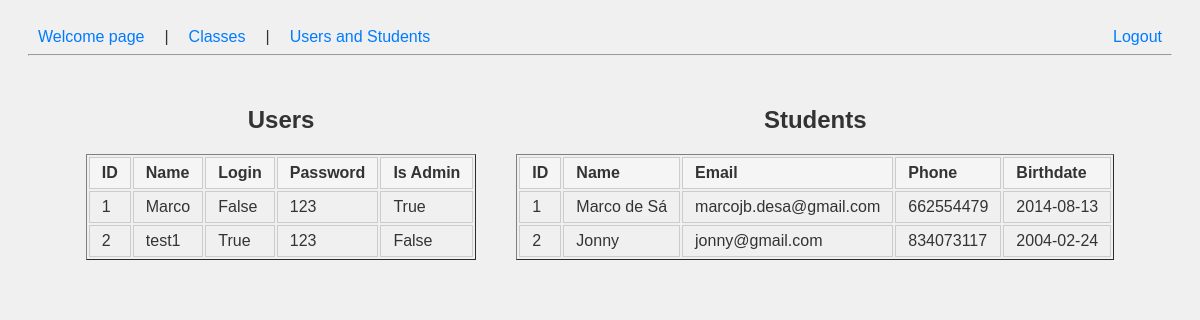
/users, run on an earlier commit of the app's database.
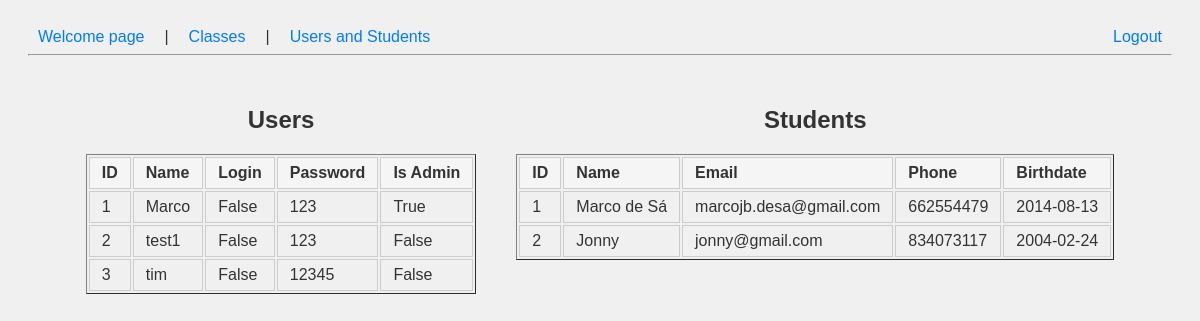
And on a later commit of the database.
### models.py (models this page shows)
class BaseModel(Model):
    class Meta:
        database = db

class User(BaseModel):
    id_user = AutoField()
    name = CharField()
    is_admin = BooleanField() # True if admin, False if teacher
    login = BooleanField(unique=False)
    password = CharField() # Store hashed passwords in production

class Student(BaseModel):
    id_student = AutoField()
    name = CharField()
    email = CharField(unique=True)
    phone = CharField(null=True)
    birthdate = DateField()

### app.py (the view)
@app.route('/users')
def user_manage():
    users = User.select()
    students = Student.select()
    current_user = User.select().where(User.login == True).first()
    return render_template('userManage.html', users=users, students=students, current_user=current_user)

### templates/userManage.html (shortened to what this page needs)
{% extends "dashboard.html" %}
{% block content %}
<div class="side-by-side-tables">
    <div>
        <h2>Users</h2>
        <table border="1">
            <tr>
                <th>ID</th>
                <th>Name</th>
                <th>Login</th>
                <th>Password</th>
                <th>Is Admin</th>
            </tr>
            {% for user in users %}
            <tr>
                <td>{{ user.id_user }}</td>
                <td>{{ user.name }}</td>
                <td>{{ user.login }}</td>
                <td>{{ user.password }}</td>
                <td>{{ user.is_admin }}</td>
            </tr>
            {% endfor %}
        </table>
        <br>
    </div>
    <div>
        <h2>Students</h2>
        <table border="1">
            <tr>
                <th>ID</th>
                <th>Name</th>
                <th>Email</th>
                <th>Phone</th>
                <th>Birthdate</th>
            </tr>
            {% for student in students %}
            <tr>
                <td>{{ student.id_student }}</td>
                <td>{{ student.name }}</td>
                <td>{{ student.email }}</td>
                <td>{{ student.phone }}</td>
                <td>{{ student.birthdate }}</td>
            </tr>
            {% endfor %}
        </table>
        <br>
    </div>
</div>
{% endblock %}

What changed in the data, as far as the page shows it:
changed User "test1": login "True" → "False"
added User: id_user "3", name "tim", login "False", password "12345", is_admin "False"
